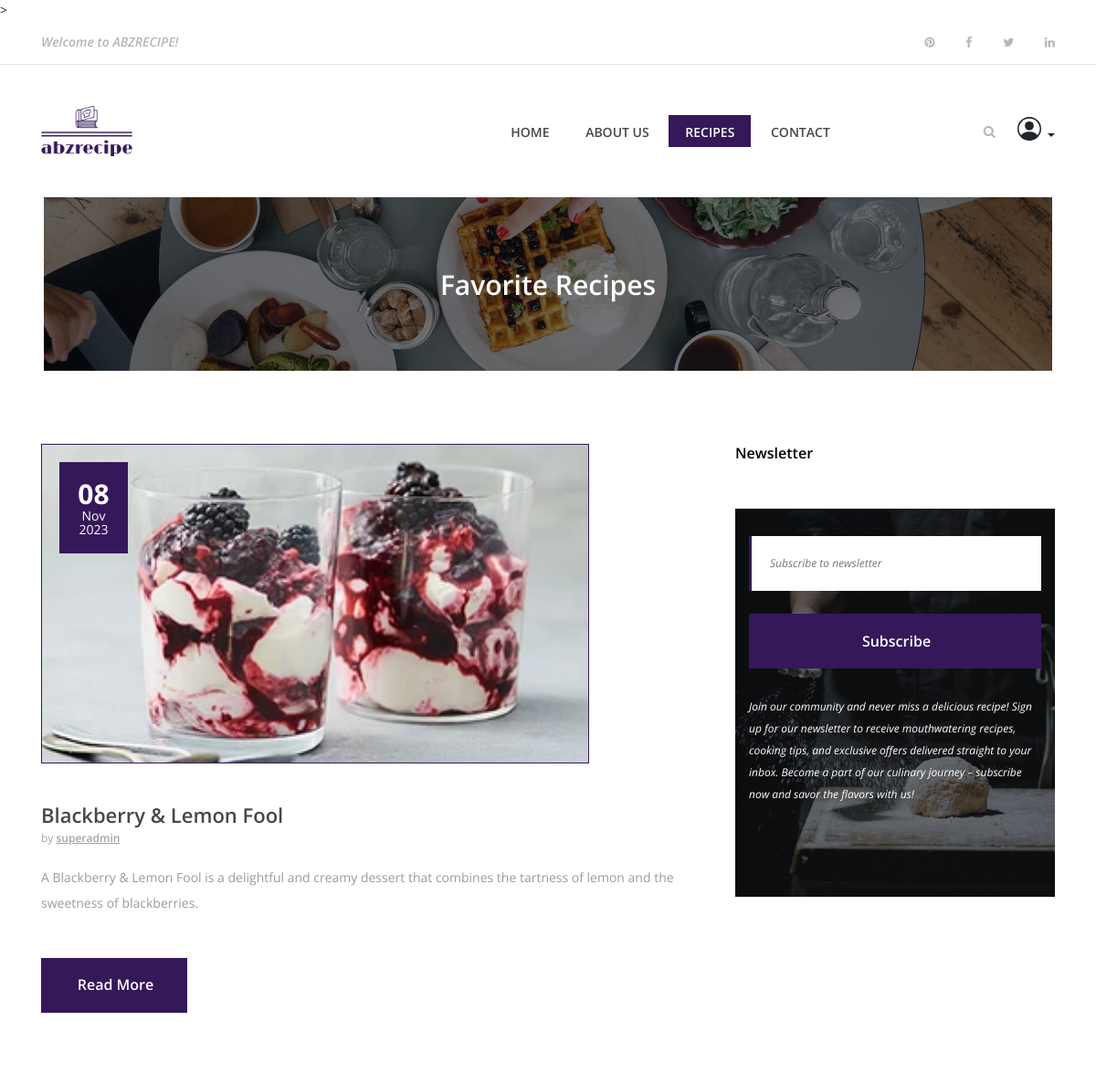
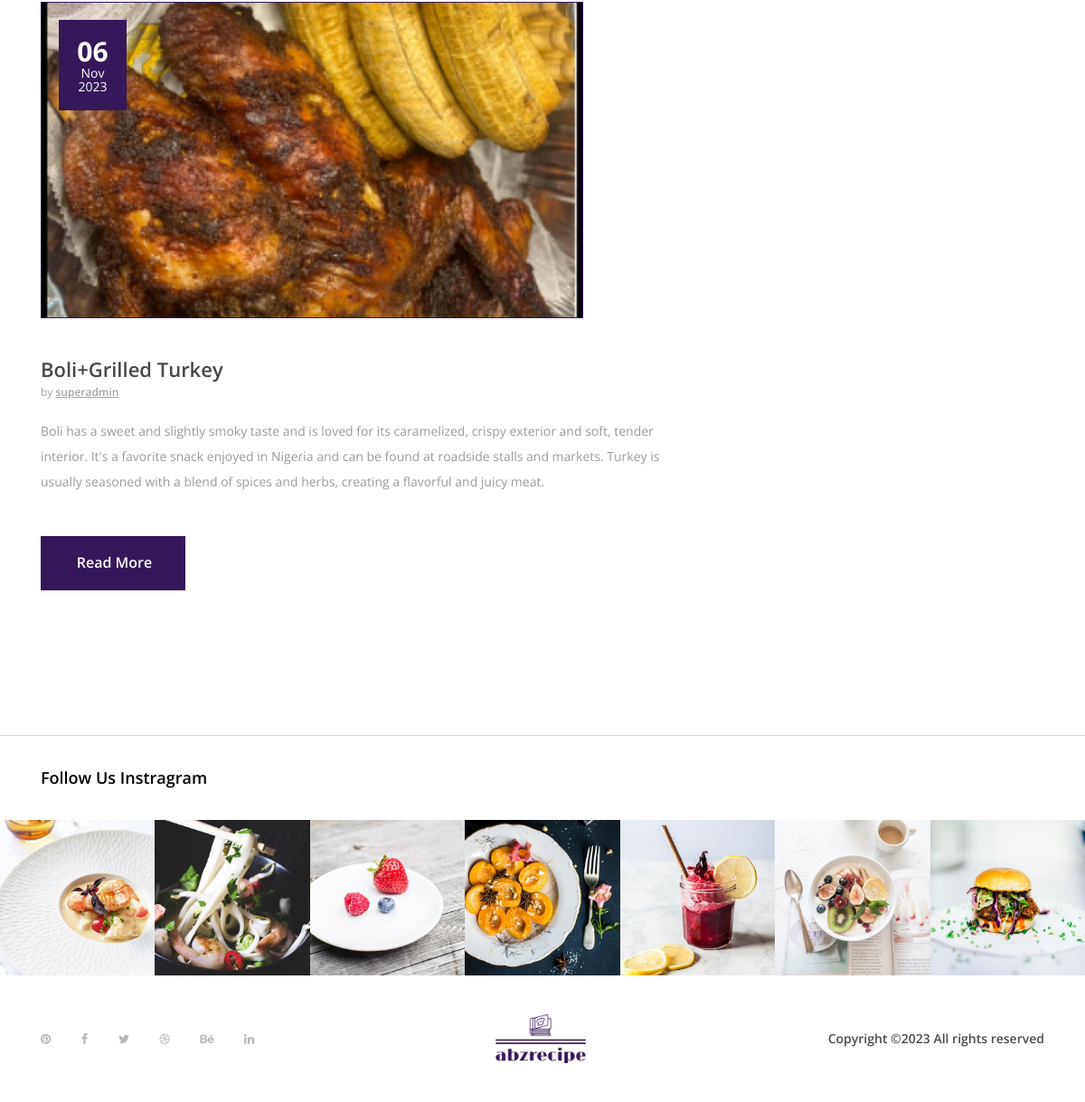
The page /recipes/favorites (signed in) on the database its author committed (2 pictures, top to bottom).
### recipe/models.py (models this page shows, shortened)
class FavoriteRecipe(models.Model):
    recipe = models.ForeignKey(Recipe, on_delete=models.CASCADE)
    user = models.ForeignKey(User, on_delete=models.CASCADE)

class Recipe(models.Model):
    title = models.TextField(max_length=100, blank=True)
    description = models.TextField(max_length=500, blank=True)
    created_by = models.ForeignKey(User,  on_delete=models.SET_NULL, null=True)
    image = models.ImageField(upload_to='media/recipe_images/')
    created_at = models.DateTimeField(auto_now_add=True)
    special = models.BooleanField(default=False);

### recipe/views.py (the view)
# urls.py: path('favorites', views.favorite_recipe, name='favorite'),
def favorite_recipe(request):
    if request.method == 'POST':
        pass
    if request.user.is_authenticated:
        all_favorite_recipes = FavoriteRecipe.objects.filter(user=request.user)
        paginator = Paginator(all_favorite_recipes, 8)
        page = request.GET.get('page')
        try:
            favorite_recipes = paginator.page(page)
        except PageNotAnInteger:
            favorite_recipes = paginator.page(1)
        except EmptyPage:
            favorite_recipes = paginator.page(paginator.num_pages)
    else:
        messages.error(request, "Login is required")
        return redirect('login')
    return render(request, 'favorite/favorite.html', {
        'favorite_recipes': favorite_recipes
    })

### recipe/templates/favorite/favorite.html (shortened to what this page needs)
{% extends 'base/base.html'%}
{% load static %}
{% block content %}
<div class="breadcumb-area bg-img bg-overlay" style="background-image: url({% static 'img/bg-img/breadcumb2.jpg' %})">
    <div class="container h-100">
        <div class="row h-100 align-items-center">
            <div class="col-12">
                <div class="breadcumb-text text-center text-capitalize">
                    <h2>Favorite Recipes</h2>
                </div>
            </div>
        </div>
    </div>
</div>
    <div class="blog-area section-padding-80">
        <div class="container">
            <div class="row">
                <div class="col-12 col-lg-8">
                    {% if favorite_recipes|length > 0 %}
                        <div class="blog-posts-area">
                            {% for recipe in favorite_recipes %}
                            <div class="single-blog-area mb-80">
                                <div class="blog-thumbnail">
                                    <img src="{{ recipe.recipe.image.url }}" alt="{{recipe.recipe.title}}" class="recipe-img">
                                    <div class="post-date text-capitalize">
                                        <a href="#">
                                            <span>{{ recipe.recipe.created_at|date:"d" }}</span>{{ recipe.recipe.created_at|date:"b" }}<br>
                                            {{ recipe.recipe.created_at|date:"Y" }}
                                        </a>
                                    </div>
                                </div>
                                <div class="blog-content">
                                    <a href="#" class="post-title">{{ recipe.recipe.title }}</a>
                                    <div class="meta-data">by <a href="#">{{ recipe.recipe.created_by }}</a>
                                    </div>
                                    <p>{{ recipe.recipe.description }}</p>
                                    <a href="{% url 'recipe_detail' recipe_id=recipe.recipe.id %}" class="btn delicious-btn mt-30">Read More</a>
                                </div>
                            </div>
                            {%  endfor  %}
                        </div>
                    {% else %}
                        <p>No recipes yet.</p>
                    {% endif %}
                </div>
                <div class="col-12 col-lg-4">
                    <div class="blog-sidebar-area">
                        <div class="single-widget mb-80">
                            <h6>Newsletter</h6>
                            <div class="newsletter-form bg-img bg-overlay" style="background-image: url(img/bg-img/bg1.jpg);">
                                <form action="#" method="post">
                                    <input type="email" name="email" placeholder="Subscribe to newsletter">
                                    <button type="submit" class="btn delicious-btn w-100">Subscribe</button>
                                </form>
                                <p>Join our community and never miss a delicious recipe! Sign up for our newsletter to receive mouthwatering recipes, cooking tips, and exclusive offers delivered straight to your inbox. Become a part of our culinary journey – subscribe now and savor the flavors with us!</p>
                            </div>
                        </div>
                    </div>
                </div>
            </div>
        </div>
    </div>
    {% include 'social/social.html' %}
{% endblock %}

### static/css/style.css (style rules this page uses)
* { margin: 0; padding: 0; }
body { font-family: "Open Sans", sans-serif; font-size: 14px; }
h1, h2, h3, h4, h5, h6 { color: #000000; line-height: 1.3; font-weight: 600; }
p { color: #9b9b9b; font-size: 14px; line-height: 2; font-weight: 400; }
a, a:hover, a:focus { -webkit-transition-duration: 500ms; transition-duration: 500ms; text-decoration: none; outline: 0 solid transparent; color: #000000; font-weight: 600; font-size: 14px; color: #474747; }
img { height: auto; max-width: 100%; }
.mt-30 { margin-top: 30px !important; }
.mb-80 { margin-bottom: 80px !important; }
.section-padding-80 { padding-top: 80px; padding-bottom: 80px; }
.bg-img { background-position: center center; background-size: cover; background-repeat: no-repeat; }
.bg-overlay { position: relative; z-index: 2; background-position: center center; background-size: cover; }
.bg-overlay::after { background-color: rgba(10, 12, 18, 0.55); position: absolute; z-index: -1; top: 0; left: 0; width: 100%; height: 100%; content: ""; }
.delicious-btn { display: inline-block; min-width: 160px; height: 60px; color: #ffffff; border: none; border-left: 3px solid #35185A; border-radius: 0; padding: 0 30px; font-size: 16px; line-height: 58px; font-weight: 600; -webkit-transition-duration: 500ms; transition-duration: 500ms; text-transform: capitalize; background-color: #35185A; }
.newsletter-form { padding: 30px 15px 100px; }
.newsletter-form form input { width: 100%; height: 60px; border: none; background-color: #ffffff; color: #9b9b9b; font-size: 12px; font-style: italic; border-left: 3px solid #35185A; padding: 0 20px; margin-bottom: 25px; }
.newsletter-form p { margin-top: 30px; color: #ffffff; font-size: 12px; margin-bottom: 0; font-style: italic; }
.single-blog-area { position: relative; z-index: 1; }
.single-blog-area .blog-thumbnail { position: relative; z-index: 1; }
.single-blog-area .blog-thumbnail .recipe-img { width: 600px; height: 350px; border: 1px solid #35185A; object-fit:cover; }
.single-blog-area .blog-thumbnail .post-date { width: 75px; height: 100px; background-color: #35185A; position: absolute; top: 20px; left: 20px; z-index: 10; -webkit-transition-duration: 500ms; transition-duration: 500ms; text-align: center; }
.single-blog-area .blog-thumbnail .post-date a { color: #ffffff; padding: 18px 10px; display: block; line-height: 1.1; font-size: 14px; font-weight: 400; }
.single-blog-area .blog-thumbnail .post-date a span { font-size: 30px; font-weight: 700; display: block; }
.single-blog-area .blog-content { position: relative; z-index: 1; padding-top: 40px; }
.single-blog-area .blog-content .post-title { font-size: 22px; color: #474747; margin-bottom: 10px; }
.single-blog-area .blog-content .meta-data { font-size: 12px; color: #a4a4a4; margin-bottom: 20px; }
.single-blog-area .blog-content .meta-data a { text-decoration: underline; font-size: 12px; color: #a4a4a4; }
.single-widget { position: relative; z-index: 1; }
.single-widget h6 { margin-bottom: 50px; display: block; }
.breadcumb-area { position: relative; z-index: 10; width: 92%; height: 190px; margin-left: 4%; margin-right: 4%; }
.breadcumb-area .breadcumb-text h2 { font-size: 30px; margin-bottom: 0; color: #ffffff; }

### rows shown on the page
FavoriteRecipe: recipe.image (picture), recipe.created_at "08", recipe.created_at "Nov", recipe.created_at "2023", recipe "Blackberry & Lemon Fool", recipe.created_by "superadmin", recipe.description "A Blackberry & Lemon Fool is a delightful and creamy dessert that combines the tartness of lemon and the sweetness of blackberries."
FavoriteRecipe: recipe.image (picture), recipe.created_at "06", recipe.created_at "Nov", recipe.created_at "2023", recipe "Boli+Grilled Turkey", recipe.created_by "superadmin", recipe.description "Boli has a sweet and slightly smoky taste and is loved for its caramelized, crispy exterior and soft, tender interior. It's a favorite snack enjoyed in Nigeria and can be found at roadside stalls and markets. Turkey is usually seasoned with a blend of spices and herbs, creating a flavorful and juicy meat."
